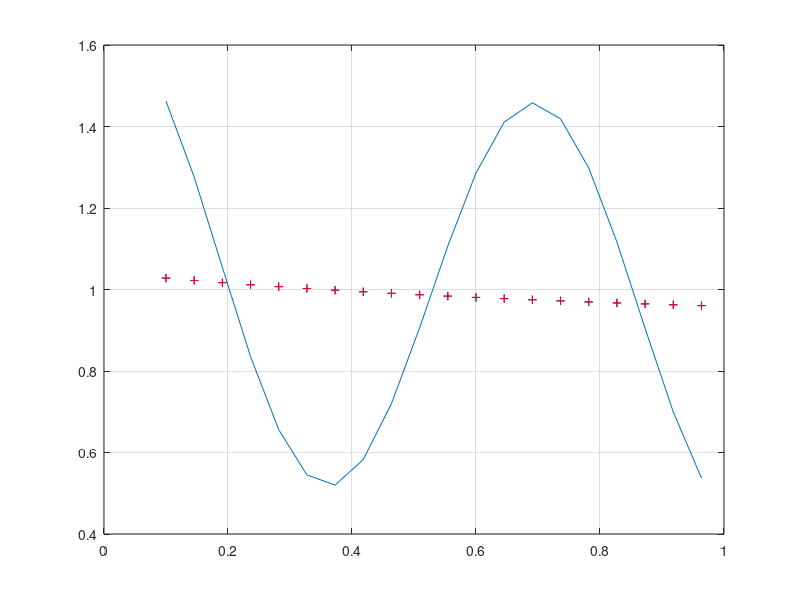

Write the MATLAB code that produced this figure.
close all
clear
clc
% 1. Duomenu paruosimas
x1 = [0.1:1/22:1];
x2 = [0.1:1/22:1];
d =  (1 + 0.6*cos(2*pi*x1/0.7)) + 0.3*sin(2*pi*x2)./2;
figure(1), plot(x1, d), grid on;

% 2. Pasirinkti struktūrą
% pirmo (paslėptojo) sluoksnio ryšių svoriai
w11_1 = randn(1);
w12_1 = randn(1);
w13_1 = randn(1);
w14_1 = randn(1);
w21_1 = randn(1);
w22_1 = randn(1);
w23_1 = randn(1);
w24_1 = randn(1);
b1_1 = randn(1);
b2_1 = randn(1);
b3_1 = randn(1);
b4_1 = randn(1);
% antro sluoksnio(išėjimo) ryšių svoriai
w11_2 = randn(1);
w12_2 = randn(1);
w13_2 = randn(1);
w14_2 = randn(1);
b1_2 = randn(1);

% 3. Skaičiuojamas tinklo atsakas
lr = 0.5;
for ind_n = 1:10000;
for indx = 1:length(x1)
    % pirmojo sluoksnio atsakas
    v1_1 = x1(indx)* w11_1 + x2(indx)*w21_1 + b1_1;
    v2_1 = x1(indx)* w12_1 + x2(indx)*w22_1 + b2_1;
    v3_1 = x1(indx)* w13_1 + x2(indx)*w23_1 + b3_1;
    v4_1 = x1(indx)* w14_1 + x2(indx)*w24_1 + b4_1;
    % aktyvavimo f-jos pritaikymas
    y1_1 = 1/(1+exp(-v1_1));
    y2_1 = 1/(1+exp(-v2_1));
    y3_1 = 1/(1+exp(-v3_1));
    y4_1 = 1/(1+exp(-v4_1));
    % antro sluoksnio atsakas
    v1_2 = y1_1*w11_2 + y2_1*w12_2 + y3_1*w13_2 + y4_1*w14_2 + b1_2;
    % aktyvavimo f-jos pritaikymas išėjimui
    y = v1_2;
    % apsskaičiuojama klaida
    e = d(indx) - y;
    
    % 4. Ryšių svorių atnaujinimas
    % skaičiuojamas klaidos gradientas išėjimo sluoksnio neuronui
    delta1_2 = (1-(tanh(v1_2))^2)*e;
    % skaičiuojamas klaidos gradientas paslepto sluoksnio neuronams
    delta1_1 = y1_1*(1 - y1_1)*delta1_2*w11_2;
    delta2_1 = y2_1*(1 - y2_1)*delta1_2*w12_2;
    delta3_1 = y3_1*(1 - y3_1)*delta1_2*w13_2;
    delta4_1 = y4_1*(1 - y4_1)*delta1_2*w14_2;
   % atnaujinami išėjimo sluoksnio svoriai
    w11_2 = w11_2 + lr*delta1_2.*y1_1;
    w12_2 = w12_2 + lr*delta1_2.*y2_1;
    w13_2 = w13_2 + lr*delta1_2.*y3_1;
    w14_2 = w14_2 + lr*delta1_2.*y4_1;
    b1_2 = b1_2 + lr*delta1_2;
   % atnaujinami paslėpto sluoksnio svoriai
   w11_1 = w11_1 + lr*delta1_1*x1(indx);
   w12_1 = w12_1 + lr*delta2_1*x1(indx);
   w13_1 = w13_1 + lr*delta3_1*x1(indx);
   w14_1 = w14_1 + lr*delta4_1*x1(indx);
   w21_1 = w21_1 + lr*delta1_1*x2(indx);
   w22_1 = w22_1 + lr*delta2_1*x2(indx);
   w23_1 = w22_1 + lr*delta3_1*x2(indx);
   w24_1 = w24_1 + lr*delta4_1*x2(indx);
   b1_1 = b1_1 + lr*delta1_1;
   b2_1 = b2_1 + lr*delta2_1;
   b3_1 = b3_1 + lr*delta3_1;
   b4_1 = b4_1 + lr*delta4_1;  
end
end

% Sistemos patikrinimas
Y = zeros(1, length(d));
for indx = 1:length(x1)
    % pirmojo sluoksnio atsakas
    v1_1 = x1(indx)* w11_1 + x2(indx)*w21_1 + b1_1;
    v2_1 = x1(indx)* w12_1 + x2(indx)*w22_1 + b2_1;
    v3_1 = x1(indx)* w13_1 + x2(indx)*w23_1 + b3_1;
    v4_1 = x1(indx)* w14_1 + x2(indx)*w24_1 + b4_1;
    % aktyvavimo f-jos pritaikymas
    y1_1 = 1/(1+exp(-v1_1));
    y2_1 = 1/(1+exp(-v2_1));
    y3_1 = 1/(1+exp(-v3_1));
    y4_1 = 1/(1+exp(-v4_1));
    % antro sluoksnio atsakas
    v1_2 = y1_1*w11_2 + y2_1*w12_2 + y3_1*w13_2 + y4_1*w14_2 + b1_2;
    % aktyvavimo f-jos pritaikymas išėjimui
    y = v1_2;
    Y(indx) = y;
end
hold on, plot(x1, Y, 'b+'),plot(x2, Y, 'r+'), hold off
